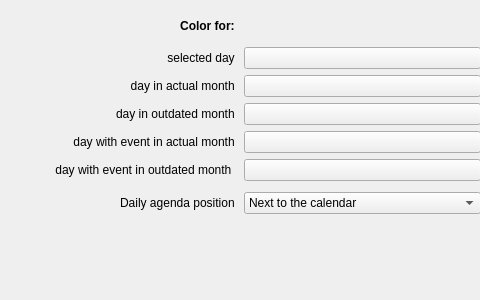
<?xml version="1.0" encoding="UTF-8"?>
<ui version="4.0">
 <class>calendarConfig</class>
 <widget class="QWidget" name="calendarConfig">
  <property name="geometry">
   <rect>
    <x>0</x>
    <y>0</y>
    <width>480</width>
    <height>300</height>
   </rect>
  </property>
  <property name="minimumSize">
   <size>
    <width>480</width>
    <height>300</height>
   </size>
  </property>
  <widget class="QWidget" name="layoutWidget">
   <property name="geometry">
    <rect>
     <x>0</x>
     <y>10</y>
     <width>481</width>
     <height>171</height>
    </rect>
   </property>
   <layout class="QGridLayout" name="gridLayout">
    <item row="1" column="1">
     <widget class="KColorButton" name="selectedDay"/>
    </item>
    <item row="1" column="0">
     <widget class="QLabel" name="label">
      <property name="text">
       <string>selected day </string>
      </property>
      <property name="alignment">
       <set>Qt::AlignRight|Qt::AlignTrailing|Qt::AlignVCenter</set>
      </property>
     </widget>
    </item>
    <item row="4" column="1">
     <widget class="KColorButton" name="currentEvent"/>
    </item>
    <item row="2" column="1">
     <widget class="KColorButton" name="currentMonth"/>
    </item>
    <item row="3" column="1">
     <widget class="KColorButton" name="outdatedMonth"/>
    </item>
    <item row="4" column="0">
     <widget class="QLabel" name="label_4">
      <property name="text">
       <string>day with event in actual month </string>
      </property>
      <property name="alignment">
       <set>Qt::AlignRight|Qt::AlignTrailing|Qt::AlignVCenter</set>
      </property>
     </widget>
    </item>
    <item row="5" column="0">
     <widget class="QLabel" name="label_5">
      <property name="text">
       <string>day with event in outdated month  </string>
      </property>
      <property name="alignment">
       <set>Qt::AlignRight|Qt::AlignTrailing|Qt::AlignVCenter</set>
      </property>
     </widget>
    </item>
    <item row="3" column="0">
     <widget class="QLabel" name="label_3">
      <property name="text">
       <string>day in outdated month </string>
      </property>
      <property name="alignment">
       <set>Qt::AlignRight|Qt::AlignTrailing|Qt::AlignVCenter</set>
      </property>
     </widget>
    </item>
    <item row="5" column="1">
     <widget class="KColorButton" name="outdatedEvent"/>
    </item>
    <item row="2" column="0">
     <widget class="QLabel" name="label_2">
      <property name="text">
       <string>day in actual month </string>
      </property>
      <property name="alignment">
       <set>Qt::AlignRight|Qt::AlignTrailing|Qt::AlignVCenter</set>
      </property>
     </widget>
    </item>
    <item row="0" column="0">
     <widget class="QLabel" name="label_6">
      <property name="font">
       <font>
        <weight>75</weight>
        <bold>true</bold>
       </font>
      </property>
      <property name="text">
       <string>Color for: </string>
      </property>
      <property name="alignment">
       <set>Qt::AlignRight|Qt::AlignTrailing|Qt::AlignVCenter</set>
      </property>
     </widget>
    </item>
   </layout>
  </widget>
  <widget class="QWidget" name="layoutWidget">
   <property name="geometry">
    <rect>
     <x>0</x>
     <y>190</y>
     <width>481</width>
     <height>26</height>
    </rect>
   </property>
   <layout class="QHBoxLayout" name="horizontalLayout">
    <item>
     <widget class="QLabel" name="label_7">
      <property name="text">
       <string>Daily agenda position </string>
      </property>
      <property name="alignment">
       <set>Qt::AlignRight|Qt::AlignTrailing|Qt::AlignVCenter</set>
      </property>
     </widget>
    </item>
    <item>
     <widget class="QComboBox" name="agendaPosition">
      <property name="currentIndex">
       <number>1</number>
      </property>
      <item>
       <property name="text">
        <string>No agenda</string>
       </property>
      </item>
      <item>
       <property name="text">
        <string>Next to the calendar</string>
       </property>
      </item>
      <item>
       <property name="text">
        <string>Under the calendar</string>
       </property>
      </item>
     </widget>
    </item>
   </layout>
  </widget>
 </widget>
 <customwidgets>
  <customwidget>
   <class>KColorButton</class>
   <extends>QPushButton</extends>
   <header>kcolorbutton.h</header>
  </customwidget>
 </customwidgets>
 <resources/>
 <connections/>
</ui>
